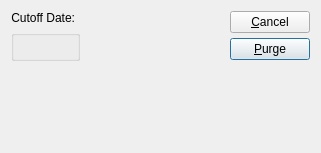
<?xml version="1.0" encoding="UTF-8"?>
<ui version="4.0">
 <comment>This file is part of the xTuple ERP: PostBooks Edition, a free and
open source Enterprise Resource Planning software suite,
Copyright (c) 1999-2019 by OpenMFG LLC, d/b/a xTuple.
It is licensed to you under the Common Public Attribution License
version 1.0, the full text of which (including xTuple-specific Exhibits)
is available at www.xtuple.com/CPAL.  By using this software, you agree
to be bound by its terms.</comment>
 <class>purgePostedCounts</class>
 <widget class="QDialog" name="purgePostedCounts">
  <property name="geometry">
   <rect>
    <x>0</x>
    <y>0</y>
    <width>321</width>
    <height>153</height>
   </rect>
  </property>
  <property name="windowTitle">
   <string>Purge Posted Count Tags</string>
  </property>
  <layout class="QGridLayout" name="gridLayout_2">
   <item row="0" column="0">
    <layout class="QGridLayout" name="gridLayout">
     <item row="0" column="0">
      <layout class="QVBoxLayout">
       <property name="spacing">
        <number>0</number>
       </property>
       <item>
        <layout class="QVBoxLayout">
         <property name="spacing">
          <number>5</number>
         </property>
         <item>
          <layout class="QHBoxLayout">
           <property name="spacing">
            <number>5</number>
           </property>
           <item>
            <widget class="QLabel" name="_cutoffDateLit">
             <property name="text">
              <string>Cutoff Date:</string>
             </property>
             <property name="alignment">
              <set>Qt::AlignRight|Qt::AlignTrailing|Qt::AlignVCenter</set>
             </property>
            </widget>
           </item>
           <item>
            <layout class="QHBoxLayout">
             <property name="spacing">
              <number>0</number>
             </property>
             <item>
              <widget class="DLineEdit" name="_cutOffDate">
               <property name="sizePolicy">
                <sizepolicy hsizetype="Preferred" vsizetype="Fixed">
                 <horstretch>0</horstretch>
                 <verstretch>0</verstretch>
                </sizepolicy>
               </property>
               <property name="minimumSize">
                <size>
                 <width>0</width>
                 <height>0</height>
                </size>
               </property>
               <property name="maximumSize">
                <size>
                 <width>100</width>
                 <height>32767</height>
                </size>
               </property>
              </widget>
             </item>
             <item>
              <spacer name="spacer101">
               <property name="orientation">
                <enum>Qt::Horizontal</enum>
               </property>
               <property name="sizeType">
                <enum>QSizePolicy::Preferred</enum>
               </property>
               <property name="sizeHint" stdset="0">
                <size>
                 <width>0</width>
                 <height>10</height>
                </size>
               </property>
              </spacer>
             </item>
            </layout>
           </item>
          </layout>
         </item>
         <item>
          <widget class="WarehouseGroup" name="_warehouse">
           <property name="title">
            <string/>
           </property>
           <property name="fixedSize">
            <bool>false</bool>
           </property>
          </widget>
         </item>
        </layout>
       </item>
       <item>
        <spacer name="Spacer10">
         <property name="orientation">
          <enum>Qt::Vertical</enum>
         </property>
         <property name="sizeType">
          <enum>QSizePolicy::Expanding</enum>
         </property>
         <property name="sizeHint" stdset="0">
          <size>
           <width>20</width>
           <height>27</height>
          </size>
         </property>
        </spacer>
       </item>
      </layout>
     </item>
     <item row="0" column="1">
      <layout class="QHBoxLayout">
       <property name="spacing">
        <number>0</number>
       </property>
       <item>
        <spacer name="Spacer9">
         <property name="orientation">
          <enum>Qt::Horizontal</enum>
         </property>
         <property name="sizeType">
          <enum>QSizePolicy::Expanding</enum>
         </property>
         <property name="sizeHint" stdset="0">
          <size>
           <width>16</width>
           <height>20</height>
          </size>
         </property>
        </spacer>
       </item>
       <item>
        <layout class="QVBoxLayout">
         <property name="spacing">
          <number>5</number>
         </property>
         <item>
          <widget class="QPushButton" name="_close">
           <property name="enabled">
            <bool>true</bool>
           </property>
           <property name="sizePolicy">
            <sizepolicy hsizetype="Minimum" vsizetype="Fixed">
             <horstretch>0</horstretch>
             <verstretch>0</verstretch>
            </sizepolicy>
           </property>
           <property name="minimumSize">
            <size>
             <width>0</width>
             <height>0</height>
            </size>
           </property>
           <property name="text">
            <string>&amp;Cancel</string>
           </property>
          </widget>
         </item>
         <item>
          <widget class="QPushButton" name="_purge">
           <property name="text">
            <string>&amp;Purge</string>
           </property>
           <property name="default">
            <bool>true</bool>
           </property>
          </widget>
         </item>
         <item>
          <spacer name="Spacer8">
           <property name="orientation">
            <enum>Qt::Vertical</enum>
           </property>
           <property name="sizeType">
            <enum>QSizePolicy::Expanding</enum>
           </property>
           <property name="sizeHint" stdset="0">
            <size>
             <width>20</width>
             <height>20</height>
            </size>
           </property>
          </spacer>
         </item>
        </layout>
       </item>
      </layout>
     </item>
    </layout>
   </item>
  </layout>
 </widget>
 <layoutdefault spacing="6" margin="11"/>
 <customwidgets>
  <customwidget>
   <class>DLineEdit</class>
   <extends>QWidget</extends>
   <header>datecluster.h</header>
   <container>1</container>
  </customwidget>
  <customwidget>
   <class>WarehouseGroup</class>
   <extends>QGroupBox</extends>
   <header>warehousegroup.h</header>
   <container>1</container>
  </customwidget>
 </customwidgets>
 <tabstops>
  <tabstop>_cutOffDate</tabstop>
  <tabstop>_warehouse</tabstop>
  <tabstop>_purge</tabstop>
  <tabstop>_close</tabstop>
 </tabstops>
 <resources/>
 <connections>
  <connection>
   <sender>_close</sender>
   <signal>clicked()</signal>
   <receiver>purgePostedCounts</receiver>
   <slot>reject()</slot>
   <hints>
    <hint type="sourcelabel">
     <x>20</x>
     <y>20</y>
    </hint>
    <hint type="destinationlabel">
     <x>20</x>
     <y>20</y>
    </hint>
   </hints>
  </connection>
 </connections>
</ui>
